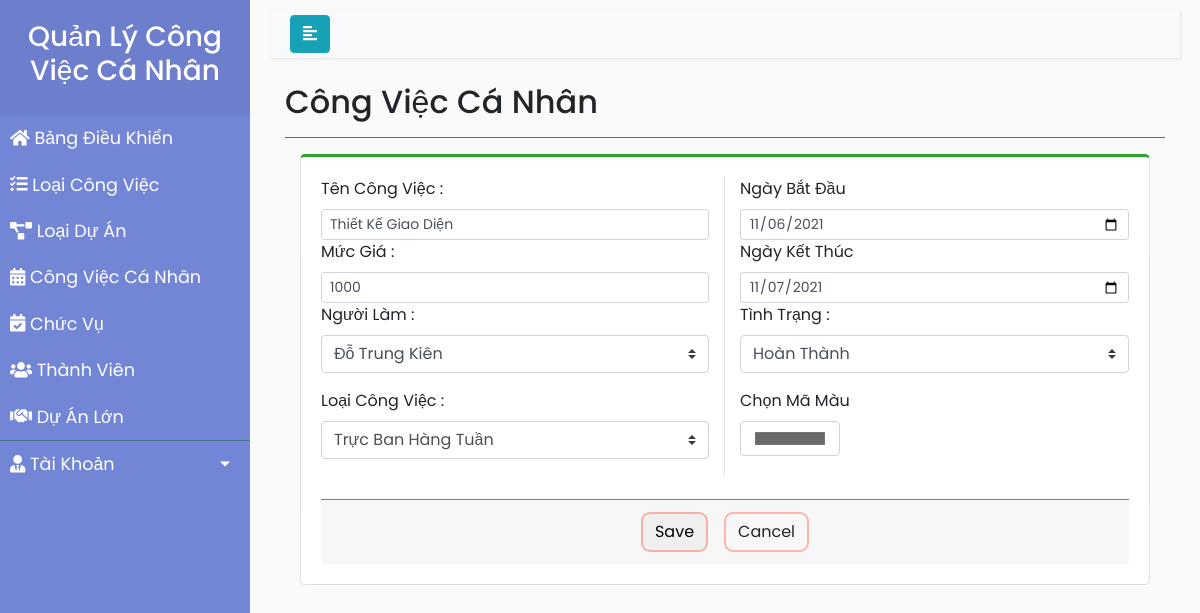
The app's page /DuAnLon/PhanCongCongViec/sua_cvpc.php?id=1 with its own data.
### tables this page shows
CREATE TABLE `pc_congviec_dal` (
  `id` int(11) NOT NULL,
  `idDuAn` int(11) NOT NULL,
  `TenCongViec` varchar(50) NOT NULL,
  `MucGia` varchar(50) NOT NULL,
  `NguoiLam` varchar(50) NOT NULL,
  `LoaiCongViec` varchar(50) NOT NULL,
  `NgayBatDau` date NOT NULL,
  `NgayKetThuc` date NOT NULL,
  `TinhTrang` varchar(50) NOT NULL,
  `MaMau` varchar(50) NOT NULL
);

### DuAnLon/PhanCongCongViec/sua_cvpc.php (the view, shortened to what this page needs)
<!DOCTYPE html>
<html>
<head>
    <link rel="stylesheet" href="https://stackpath.bootstrapcdn.com/bootstrap/4.1.0/css/bootstrap.min.css">
    <link rel="stylesheet" href="style_PCCV.css">
    <link rel="stylesheet" href="https://cdnjs.cloudflare.com/ajax/libs/malihu-custom-scrollbar-plugin/3.1.5/jquery.mCustomScrollbar.min.css">
</head>
<body>
    <?php
    $_ID = $_GET['id'];
    $conn = mysqli_connect("localhost", "root", "", "bt_qlcv");
    if ($conn != true) {
        die("connect error" . mysqli_connect_errno());
    } else {
        $query = "SELECT * FROM  pc_congviec_dal WHERE id = '$_ID'";
        $result = mysqli_query($conn, $query);
        if ($result != null && mysqli_num_rows($result) > 0) {
            while ($row = mysqli_fetch_assoc($result)) {
                $tencv = $row['TenCongViec'];
                $mucgia = $row['MucGia'];
                $ngaybd = $row['NgayBatDau'];
                $ngaykt = $row['NgayKetThuc'];
                $tinhtrang = $row['TinhTrang'];
                $mamau = $row['MaMau'];
            }
        } else {
            echo "Data is empty";
        }
    }
    ?>
    <div class="wrapper">
        <nav id="sidebar">
            <div class="sidebar-header">
                <h3 style="text-align: center">Quản Lý Công Việc Cá Nhân</h3>
            </div>
            <ul class="list-unstyled components" style="margin-bottom: 0px; padding: 0px">
                <li><a href="/baitaplonweb/BangDieuKhien/index.php"><i class="fas fa-home"></i> Bảng Điều Khiển</a></li>
                <li><a href="/baitaplonweb/LoaiCongViec/index.php"><i class="fas fa-tasks"></i> Loại Công Việc</a></li>
                <li><a href="/baitaplonweb/LoaiDuAn/index.php"><i class="fas fa-project-diagram"></i> Loại Dự Án</a></li>
                <li><a href="/baitaplonweb/CongViecCaNhan/index.php"><i class="fas fa-calendar-alt"></i> Công Việc Cá Nhân</a></li>
                <li><a href="/baitaplonweb/ChucVu/index.php"><i class="fas fa-calendar-check"></i> Chức Vụ</a></li>
                <li><a href="/baitaplonweb/ThanhVien/index.php"><i class="fas fa-users"></i> Thành Viên</a></li>
                <li><a href="/baitaplonweb/DuAnLon/index.php"><i class="fas fa-handshake"></i> Dự Án Lớn</a></li>
            </ul>
            <ul style="padding-left: 0px;">
                <li>
                    <a href="#pageSubmenu" data-toggle="collapse" aria-expanded="false" class="dropdown-toggle"><i class="fas fa-user-tie"></i> Tài Khoản</a>
                </li>
            </ul>
        </nav>
        <div id="content">
            <nav class="navbar navbar-expand-lg navbar-light bg-light">
                <div class="container-fluid">
                    <button type="button" id="sidebarCollapse" class="btn btn-info">
                        <i class="fas fa-align-left"></i>
                    </button>
                </div>
            </nav>
            <div class="content-header">
                <div class="container-fluid">
                    <div class="row mb-2">
                        <div class="col-sm-6">
                            <h2 class="m-0">Công Việc Cá Nhân</h2>
                        </div>
                    </div>
                    <hr class="border-primary">
                </div>
            </div>
            <section class="content">
                <div class="container-fluid">
                    <div class="col-lg-12">
                        <div class="card card-outline card-primary" style="border-top: 3px solid rgb(48, 162, 48); border-radius: 5px;">
                            <div class="card-body">
                                <form method="post">
                                    <div class="row">
                                        <div class="col-md-6 border-right">
                                            <div class="form-group" style="margin-bottom: 0rem;">
                                                <label>Tên Công Việc :</label>
                                                <input type="text" class="form-control form-control-sm" required name="txtName" value="<?php echo $tencv ?>">
                                            </div>
                                            <div class="form-group" style="margin-bottom: 0rem;">
                                                <label>Mức Giá :</label>
                                                <input type="text" class="form-control form-control-sm" required name="txtgiatien" value="<?php echo $mucgia ?>">
                                            </div>
                                            <label>Người Làm :</label>
                                            <div>
                                                <select id="nguoilam" name="nguoilam" class="custom-select mb-3">
                                                    <?php
                                                    $conn = mysqli_connect("localhost", "root", "", "bt_qlcv");
                                                    if ($conn != true) {
                                                        die("connect error" . mysqli_connect_errno());
                                                    } else {
                                                        $sql = "select * from `tt_thanhvien`";
                                                        $result = mysqli_query($conn, $sql);
                                                        if ($result) {
                                                            while ($row = mysqli_fetch_assoc($result)) {
                                                                echo "<option >" . $row['HoTen'] . "</option>";
                                                            }
                                                        }
                                                    }
                                                    ?>
                                                </select>
                                            </div>
                                            <label>Loại Công Việc :</label>
                                            <div>
                                                <select id="loaicv" name="loaicv" class="custom-select mb-3">
                                                    <?php
                                                    $conn = mysqli_connect("localhost", "root", "", "bt_qlcv");
                                                    if ($conn != true) {
                                                        die("connect error" . mysqli_connect_errno());
                                                    } else {
                                                        $sql = "select * from `loaicv`";
                                                        $result = mysqli_query($conn, $sql);
                                                        if ($result) {
                                                            while ($row = mysqli_fetch_assoc($result)) {
                                                                echo "<option >" . $row['TenLoaiCongViec'] . "</option>";
                                                            }
                                                        }
                                                    }
                                                    ?>
                                                </select>
                                            </div>
                                        </div>
                                        <div class="col-md-6">
                                            <div class="form-group" style="margin-bottom: 0rem;">
                                                <label>Ngày Bắt Đầu</label>
                                                <input type="date" class="form-control form-control-sm" autocomplete="off" required name="txtNgayBD" value="<?php echo $ngaybd ?>">
                                            </div>
                                            <div class="form-group" style="margin-bottom: 0rem;">
                                                <label>Ngày Kết Thúc</label>
                                                <input type="date" class="form-control form-control-sm" autocomplete="off" required name="txtNgayKT" value="<?php echo $ngaykt ?>">
                                            </div>
                                            <div class="form-group" style="margin-bottom: 0rem;">
                                                <label>Tình Trạng :</label>
                                                <div>
                                                    <select id="tinhtrang" name="tinhtrang" class="custom-select mb-3" style="margin: 0px;">
                                                        <option <?php if ($tinhtrang == "Hoàn Thành") echo "selected"; ?>>Hoàn Thành</option>
                                                    </select>
                                                </div>
                                            </div>
                                            <div class="form-group">
                                                <label for="exampleColorInput" class="form-label">Chọn Mã Màu</label>
                                                <input type="color" name="mamau" class="form-control form-control-color" id="exampleColorInput" title="Choose your color" style="height: 35px; width: 100px" value="<?php echo $mamau ?>">
                                            </div>
                                        </div>
                                    </div>
                                    <br>
                                    <div class="card-footer border-top border-info">
                                        <div class="d-flex w-100 justify-content-center align-items-center">
                                            <button type="submit" id="btnluu" name="btnluu" class="btn btn-flat  bg-gradient-primary mx-2" style="border-radius: 9px;border:2px solid #ff1e004d">Save</button>
                                            <?php
                                            $sql = "SELECT * FROM pc_congviec_dal WHERE id='" . $_GET['id'] . "' ";
                                            $result = mysqli_query($conn, $sql);
                                            if ($result) {
                                                while ($row = mysqli_fetch_assoc($result)) {
                                                    echo '<tr>
                                                            <a href="index.php?id=' . $row['idDuAn'] . '" class="btn btn-flat  bg-gradient-primary mx-2" style="border-radius: 9px;border:2px solid #ff1e004d">Cancel</a>
                                                        </tr>';
                                                }
                                            }
                                            ?>
                                        </div>
                                    </div>
                                </form>
                            </div>
                        </div>
                    </div>
                </div>
            </section>
        </div>
    </div>
</body>
</html>

### DuAnLon/PhanCongCongViec/style_PCCV.css (style rules this page uses)
body { font-family: 'Poppins', sans-serif; background: #fafafa; }
a, a:hover, a:focus { color: inherit; text-decoration: none; transition: all 0.3s; }
.navbar { padding: 5px 5px; background: #fff; border: none; border-radius: 0; margin-bottom: 25px; box-shadow: 1px 1px 3px rgba(0, 0, 0, 0.1); }
.wrapper { display: flex; width: 100%; }
#sidebar { width: 250px; position: fixed; top: 0; left: 0; height: 100vh; z-index: 999; background: #7386D5; color: #fff; transition: all 0.3s; }
#sidebar .sidebar-header { padding: 20px; background: #6d7fcc; }
#sidebar ul.components { padding: 0px 0px 20px; border-bottom: 1px solid #47748b; }
#sidebar ul li a { padding: 10px; font-size: 1.1em; display: block; }
a[data-toggle="collapse"] { position: relative; }
.dropdown-toggle::after { display: block; position: absolute; top: 50%; right: 20px; transform: translateY(-50%); }
#content { width: calc(100% - 250px); padding: 10px 20px; min-height: 100vh; transition: all 0.3s; position: absolute; top: 0; right: 0; }

### records on screen
pc_congviec_dal: txtName "Thiết Kế Giao Diện", txtgiatien "1000", txtNgayBD "11/06/2021", txtNgayKT "11/07/2021", tinhtrang "Hoàn Thành", mamau "#696969"

### other values on screen
form field nguoilam "Đỗ Trung Kiên"
form field loaicv "Trực Ban Hàng Tuần"
